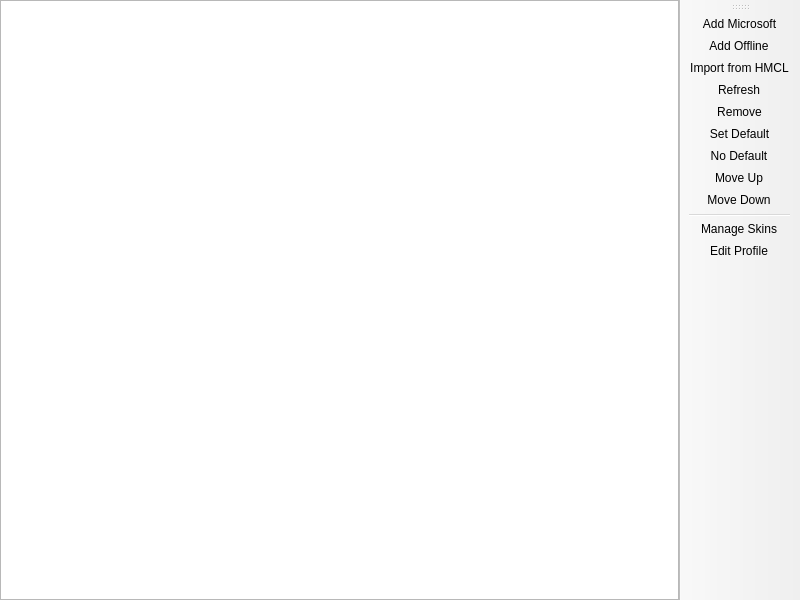
<?xml version="1.0" encoding="UTF-8"?>
<ui version="4.0">
 <class>AccountListPage</class>
 <widget class="QMainWindow" name="AccountListPage">
  <property name="geometry">
   <rect>
    <x>0</x>
    <y>0</y>
    <width>800</width>
    <height>600</height>
   </rect>
  </property>
  <widget class="QWidget" name="centralwidget">
   <layout class="QHBoxLayout" name="horizontalLayout">
    <property name="leftMargin">
     <number>0</number>
    </property>
    <property name="topMargin">
     <number>0</number>
    </property>
    <property name="rightMargin">
     <number>0</number>
    </property>
    <property name="bottomMargin">
     <number>0</number>
    </property>
    <item>
     <widget class="VersionListView" name="listView">
      <property name="alternatingRowColors">
       <bool>true</bool>
      </property>
      <property name="rootIsDecorated">
       <bool>false</bool>
      </property>
      <property name="itemsExpandable">
       <bool>false</bool>
      </property>
      <property name="allColumnsShowFocus">
       <bool>true</bool>
      </property>
      <attribute name="headerStretchLastSection">
       <bool>false</bool>
      </attribute>
     </widget>
    </item>
   </layout>
  </widget>
  <widget class="WideBar" name="toolBar">
   <attribute name="toolBarArea">
    <enum>RightToolBarArea</enum>
   </attribute>
   <attribute name="toolBarBreak">
    <bool>false</bool>
   </attribute>
   <addaction name="actionAddMicrosoft"/>
   <addaction name="actionAddOffline"/>
   <addaction name="actionImportHmcl"/>
   <addaction name="actionRefresh"/>
   <addaction name="actionRemove"/>
   <addaction name="actionSetDefault"/>
   <addaction name="actionNoDefault"/>
   <addaction name="actionMoveUp"/>
   <addaction name="actionMoveDown"/>
   <addaction name="separator"/>
   <addaction name="actionManageSkins"/>
   <addaction name="actionEditOffline"/>
  </widget>
  <action name="actionSetDefault">
   <property name="text">
    <string>&amp;Set Default</string>
   </property>
  </action>
  <action name="actionNoDefault">
   <property name="checkable">
    <bool>true</bool>
   </property>
   <property name="text">
    <string>&amp;No Default</string>
   </property>
  </action>
  <action name="actionManageSkins">
   <property name="text">
    <string>&amp;Manage Skins</string>
   </property>
   <property name="toolTip">
    <string>Manage Skins</string>
   </property>
  </action>
  <action name="actionAddMicrosoft">
   <property name="text">
    <string>&amp;Add Microsoft</string>
   </property>
  </action>
  <action name="actionAddOffline">
   <property name="text">
    <string>Add &amp;Offline</string>
   </property>
  </action>
  <action name="actionImportHmcl">
   <property name="text">
    <string>&amp;Import from HMCL</string>
   </property>
   <property name="toolTip">
    <string>Import offline accounts, including their UUIDs, from an HMCL accounts.json</string>
   </property>
  </action>
  <action name="actionEditOffline">
   <property name="text">
    <string>Edit &amp;Profile</string>
   </property>
   <property name="toolTip">
    <string>Change the username and UUID of this offline account</string>
   </property>
  </action>
  <action name="actionRefresh">
   <property name="text">
    <string>&amp;Refresh</string>
   </property>
   <property name="toolTip">
    <string>Refresh the account tokens</string>
   </property>
  </action>
  <action name="actionRemove">
   <property name="text">
    <string>Remo&amp;ve</string>
   </property>
  </action>
  <action name="actionMoveUp">
   <property name="text">
    <string>Move &amp;Up</string>
   </property>
  </action>
  <action name="actionMoveDown">
   <property name="text">
    <string>Move &amp;Down</string>
   </property>
  </action>
 </widget>
 <customwidgets>
  <customwidget>
   <class>VersionListView</class>
   <extends>QTreeView</extends>
   <header>ui/widgets/VersionListView.h</header>
  </customwidget>
  <customwidget>
   <class>WideBar</class>
   <extends>QToolBar</extends>
   <header>ui/widgets/WideBar.h</header>
  </customwidget>
 </customwidgets>
 <resources/>
 <connections/>
</ui>
